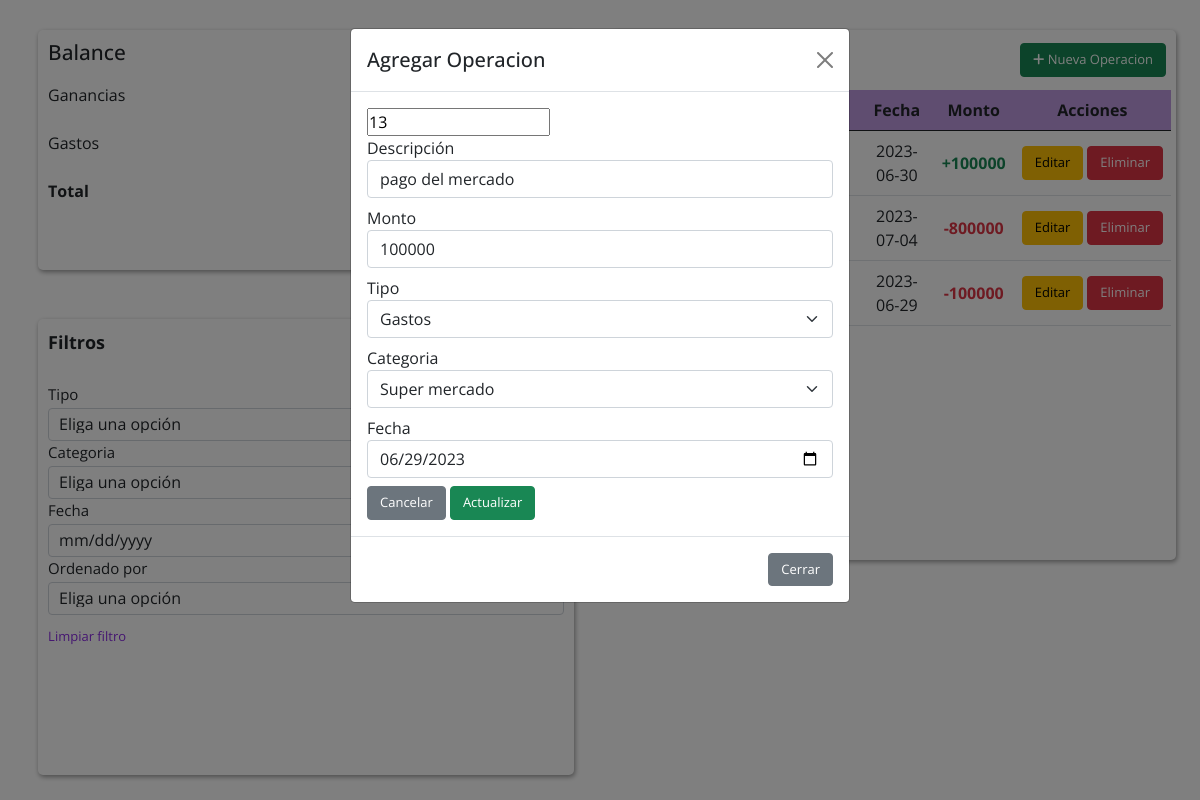
The page /index.php?id=13 on the database its author committed.
### tables this page shows
CREATE TABLE `tlb_operacion` (
  `id_operacion` int(11) NOT NULL,
  `descripcion` varchar(100) NOT NULL,
  `monto` float NOT NULL,
  `id_gasto` int(11) NOT NULL,
  `id_categoria` int(11) NOT NULL,
  `fecha` date NOT NULL
);

CREATE TABLE `tlb_gasto` (
  `id_gasto` int(11) NOT NULL,
  `nombre_gasto` varchar(100) NOT NULL,
  `estado` enum('ACTIVO','INACTIVO') DEFAULT 'ACTIVO'
);

CREATE TABLE `tlb_categoria` (
  `id_categoria` int(11) NOT NULL,
  `nombre_categoria` varchar(100) NOT NULL,
  `estado` enum('ACTIVO','INACTIVO') DEFAULT 'ACTIVO'
);

### index.php (the view, shortened to what this page needs)
<?php
include "./db.php"
?>
<!DOCTYPE html>
<html lang="en">
<head>
    <link rel="stylesheet" href="./index.css">
    <link href="https://cdn.jsdelivr.net/npm/bootstrap@5.0.2/dist/css/bootstrap.min.css" rel="stylesheet">
    <link rel="stylesheet" href="./bootstrap/css/bootstrap.css">
    <link rel="stylesheet" href="https://cdnjs.cloudflare.com/ajax/libs/font-awesome/6.4.0/css/all.min.css" />
    <link rel="stylesheet" href="https://cdn.jsdelivr.net/npm/sweetalert2@10.15.5/dist/sweetalert2.min.css">
</head>
<body>
    <?php
    $query = "SELECT tlb_operacion.*,tlb_gasto.*,tlb_categoria.* FROM tlb_operacion INNER JOIN tlb_gasto on tlb_operacion.id_gasto = tlb_gasto.id_gasto INNER JOIN tlb_categoria on tlb_operacion.id_categoria=tlb_categoria.id_categoria ORDER BY tlb_operacion.id_operacion ASC";
    $query_rs = mysqli_query($conn, $query);
    $ganancias = 0;
    $gastos = 0;
    $mes_actual = date('n');
    if ($query_rs->num_rows > 0) {
        foreach ($query_rs as $filas) {
            $fecha = $filas['fecha'];
            $mes = date('n', strtotime($fecha));
            if ($filas['id_gasto'] == 1 && $mes == $mes_actual) {
                $gastos = $gastos + $filas['monto'];
            } else if ($filas['id_gasto'] == 2 && $mes == $mes_actual) {
                $ganancias = $ganancias + $filas['monto'];
            }
        }
    }
    ?>
    <div class="container-fluid cotenedor">
        <div class="container contenedor_balances">
            <div class="balance">
                <div class="header-balance">
                    <h4>Balance</h4>
                </div>
                <div class="contenedor-info">
                    <div class="informacion">
                        <p>Ganancias</p>
                        <p class="text-success">$ +<?= $ganancias ?></p>
                    </div>
                    <div class="informacion">
                        <p>Gastos</p>
                        <p class="text-danger">$ -<?= $gastos ?></p>
                    </div>
                    <div class="informacion">
                        <p style="font-weight: bolder;">Total</p>
                        <?php
                        $total = $ganancias - $gastos;
                        if ($total > 0) {
                        ?>
                            <p class="text-success" style="font-weight: bolder;">$ +<?= $total ?></p>
                        <?php
                        } else {
                        ?>
                            <p class="text-danger">$ <?= $total ?></p>
                        <?php
                        }
                        ?>
                    </div>
                </div>
            </div>
            <div class="filtro">
                <div class="cabezera-filtro">
                    <p>Filtros</p>
                    <button type="button" onclick="ocultarFiltro()" style="font-size: 13px;">Ocultar filtros</button>
                </div>
                <div class="form">
                    <form action="./validacion.php" method="post" id="myForm">
                        <div class="form-group mb-2 select">
                            <label for="" class="label-form">Tipo</label>
                            <select class="form-select form-select" aria-label=".form-select-sm example" name="gasto" id="gasto">
                                <option selected>Eliga una opción</option>
                            </select>
                        </div>
                        <div class="form-group mb-2 select">
                            <label for="" class="label-form">Categoria</label>
                            <select class="form-select form-select" aria-label=".form-select-sm example" name="categoria_f" id="categoria">
                                <option selected>Eliga una opción</option>
                            </select>
                        </div>
                        <div class="form-group mb-2">
                            <label for="" class="label-form">Fecha</label>
                            <input type="date" class="form-control" id="fecha" name="fecha">
                        </div>
                        <div class="form-group mb-2 select">
                            <label for="" class="label-form">Ordenado por</label>
                            <select class="form-select form-select" aria-label=".form-select-sm example" name="gasto" id="gasto">
                                <option selected>Eliga una opción</option>
                            </select>
                        </div>
                        <button type="reset" style="font-size: 13px;">Limpiar filtro</button>
                    </form>
                </div>
            </div>
        </div>
        <div class="container contenedor_tabla">
            <div class="tables" style="margin-top: 30px;">
                <div class="operaciones">
                    <p>Operaciones</p>
                    <button type="button" class="btn btn-success" data-bs-toggle="modal" data-bs-target="#exampleModal"><i class="fa-solid fa-plus"></i> Nueva Operacion</button>
                </div>
                <div class="tabla">
                    <div class="div-scroll">
                        <table class="table t">
                            <thead class="thead">
                                <tr>
                                    <th scope="col" class="align-middle text-center">Descripción</th>
                                    <th scope="col" class="align-middle text-center">Categoria</th>
                                    <th scope="col" class="align-middle text-center">Fecha</th>
                                    <th scope="col" class="align-middle text-center">Monto</th>
                                    <th class="align-middle text-center">Acciones</th>
                                </tr>
                            </thead>
                            <tbody>
                                <?php
                                $query = "SELECT tlb_operacion.*,tlb_gasto.*,tlb_categoria.* FROM tlb_operacion INNER JOIN tlb_gasto on tlb_operacion.id_gasto = tlb_gasto.id_gasto INNER JOIN tlb_categoria on tlb_operacion.id_categoria=tlb_categoria.id_categoria ORDER BY tlb_operacion.id_operacion ASC";
                                $query_rs = mysqli_query($conn, $query);
                                if ($query_rs->num_rows > 0) {
                                    foreach ($query_rs as $filas) {
                                ?>
                                        <tr>
                                            <td class="align-middle text-center"><?= $filas['descripcion'] ?></td>
                                            <td class="align-middle text-center"><?= $filas['nombre_categoria'] ?></td>
                                            <td class="align-middle text-center"><?= $filas['fecha'] ?></td>
                                            <th class="align-middle text-center <?= $filas['id_gasto'] == 1 ? "text-danger"  : "text-success" ?>">
                                                <?= $filas['id_gasto'] == 1 ? "-"  : "+" ?><?= $filas['monto'] ?></th>
                                            <td class="align-middle text-center">
                                                <div class="d-flex justify-content-center gap-1">
                                                    <a href="<?= $_SERVER['PHP_SELF'] ?>?id=<?= $filas['id_operacion'] ?>" class="btn btn-warning" style="font-size: 13px;" data-toggle="modal" data-target="#editarModal">Editar</a>
                                                    <form action="./validacion.php" method="post" id="eliminar-form-<?= $filas['id_operacion'] ?>">
                                                        <button type="button" class="btn btn-danger" style="font-size: 13px;" onclick="confirmarEliminar(<?= $filas['id_operacion'] ?>)">Eliminar</button>
                                                    </form>
                                                </div>
                                            </td>
                                        </tr>
                                <?php
                                    }
                                }
                                ?>
                            </tbody>
                        </table>
                    </div>
                </div>
            </div>
        </div>
    </div>
    <?php
    $id = $_GET['id'];
    ?>
    <div class="modal fade" id="editarModal" tabindex="-1" role="dialog" aria-labelledby="editarModalLabel" aria-hidden="true">
        <div class="modal-dialog">
            <div class="modal-content">
                <div class="modal-header">
                    <h5 class="modal-title" id="exampleModalLabel">Agregar Operacion</h5>
                    <button type="button" class="btn-close" data-bs-dismiss="modal" aria-label="Close"></button>
                </div>
                <div class="modal-body">
                    <?php
                    $query = "SELECT * FROM tlb_operacion WHERE id_operacion = '$id'";
                    $query_rs = mysqli_query($conn, $query);
                    if ($query_rs->num_rows > 0) {
                        $filas = mysqli_fetch_array($query_rs);
                    ?>
                        <form action="./validacion.php" method="post">
                            <input type="text" name="id" id="" value="<?= $filas['id_operacion'] ?>">
                            <div class="form-group mb-2 input">
                                <label for="" class="label-form">Descripción</label>
                                <input type="text" class="form-control" name="descripcion" value="<?= $filas['descripcion'] ?>">
                            </div>
                            <div class="form-group mb-2 input">
                                <label for="" class="label-form">Monto</label>
                                <input type="number" class="form-control" name="monto" value="<?= $filas['monto'] ?>">
                            </div>
                            <div class="form-group mb-2 select">
                                <label for="" class="label-form">Tipo</label>
                                <select class="form-select form-select" aria-label=".form-select-sm example" name="gasto">
                                    <?php
                                    $query_c = "SELECT * FROM tlb_gasto WHERE estado=1";
                                    $query_c_rs = mysqli_query($conn, $query_c);
                                    if ($query_c_rs->num_rows > 0) {
                                        foreach ($query_c_rs as $fila) {
                                    ?>
                                            <option <?= $filas['id_gasto'] == $fila['id_gasto'] ? "selected" : '' ?> value="<?= $fila['id_gasto'] ?>"><?= $fila['nombre_gasto'] ?></option>
                                    <?php
                                        }
                                    }
                                    ?>
                                </select>
                            </div>
                            <div class="form-group mb-2 select">
                                <label for="" class="label-form">Categoria</label>
                                <select class="form-select form-select" aria-label=".form-select-sm example" name="categoria">
                                    <?php
                                    $query_c = "SELECT * FROM tlb_categoria WHERE estado=1";
                                    $query_c_rs = mysqli_query($conn, $query_c);
                                    if ($query_c_rs->num_rows > 0) {
                                        foreach ($query_c_rs as $fila) {
                                    ?>
                                            <option <?= $filas['id_categoria'] == $fila['id_categoria'] ? "selected" : '' ?> value="<?= $fila['id_categoria'] ?>"><?= $fila['nombre_categoria'] ?></option>
                                    <?php
                                        }
                                    }
                                    ?>
                                </select>
                            </div>
                            <div class="form-group mb-2 input">
                                <label for="" class="label-form">Fecha</label>
                                <input type="date" class="form-control" name="fecha" value="<?= $filas['fecha'] ?>">
                            </div>
                            <div>
                                <button type="reset" class="btn btn-secondary" style="font-size: 13px;">Cancelar</button>
                                <button type="submit" class="btn btn-success agregar" style=" font-size: 13px;" name="btn_actualizar">Actualizar</button>
                            </div>
                        </form>
                    <?php
                    }
                    ?>
                </div>
                <div class="modal-footer">
                    <button type="button" class="btn btn-secondary" data-bs-dismiss="modal" style="font-size: 13px;">Cerrar</button>
                </div>
            </div>
        </div>
    </div>
</body>
</html>

### index.css (style rules this page uses)
:root { --color-fondo: #fff; }
* { margin: 0; padding: 0; box-sizing: border-box; }
body { width: 100%; height: 100vh; overflow: hidden; font-family: 'Open Sans', sans-serif !important; background: var(--color-fondo); }
.cotenedor { background: var(--color-fondo); width: 100%; height: 100%; display: flex; justify-content: space-between; }
.contenedor_balances { display: flex; flex-direction: column; justify-content: space-between; align-items: center; gap: 5px; }
.contenedor_tabla { display: flex; justify-content: center; align-items: start; }
.balance { background: white; width: 95%; box-shadow: 1px 2px 5px rgba(0, 0, 0, 0.4); border-radius: 5px; height: 30%; margin-top: 30px; }
.contenedor-info { height: 60%; }
.header-balance { display: flex; justify-content: space-between; margin: 10px 10px 10px 10px; }
.balance h4 { font-size: 130%; }
.informacion { display: flex; justify-content: space-between; padding: 0px 10px; height: 33.333%; }
.filtro { background: white; width: 95%; box-shadow: 1px 2px 5px rgba(0, 0, 0, 0.4); border-radius: 5px; height: 57%; margin-bottom: 25px; }
.cabezera-filtro { display: flex; justify-content: space-between; margin: 10px 14px 10px 10px; }
.cabezera-filtro p { font-size: 18px; font-weight: bolder; }
.cabezera-filtro button { color: blueviolet; outline: none; border: none; background: transparent; }
.form { margin: 0px 10px 10px 10px; height: 80%; overflow: hidden; }
.form form .form-group { height: 50px; }
.form form .form-group label { height: 50%; font-size: 15px; }
.form form .form-group input { height: 65%; padding: 10px; vertical-align: middle; line-height: normal; padding-top: calc((var(--select-height) - 1.5em) / 2); padding-bottom: calc((var(--select-height) - 1.5em) / 2); }
.form form .form-group select { height: 65%; padding: 10px; }
.form form .form-group select { vertical-align: middle; line-height: normal; padding-top: calc((var(--select-height) - 1.5em) / 2); padding-bottom: calc((var(--select-height) - 1.5em) / 2); }
.form form button { color: blueviolet; outline: none; border: none; background: transparent; margin-top: 13px; }
.tables { background: white; width: 100%; box-shadow: 1px 2px 5px rgba(0, 0, 0, 0.4); border-radius: 5px; height: 530px; position: relative; overflow: auto; }
.tables thead { position: sticky; top: 0; background-color: rgb(191, 154, 225); border-bottom: 1px solid #000000; }
.operaciones { display: flex; justify-content: space-between; padding: 0px 10px; align-items: center; height: 60px; }
.operaciones p { font-size: 18px; }
.operaciones button { font-size: 13px; }
.tabla { padding: 0px 5px; }
.t { border: none; }

### rows shown on the page
tlb_operacion: fecha "2023-06-30", monto "100000"
tlb_operacion: fecha "2023-07-04", monto "800000"
tlb_operacion: fecha "2023-06-29", monto "100000", id "13", descripcion "pago del mercado", gasto "Gastos", categoria "Super mercado", fecha "06/29/2023"
